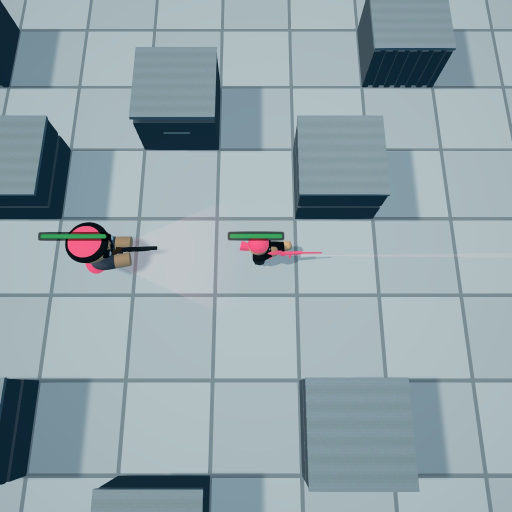
#> input picture Captures/AbilityJuice/shots/r2/windup/f0069.jpg, 1024 x 1024 px (shown at 1/2 size); its folder holds only this picture in this run
$ python _c2_windup_decomp.py
#> lines starting #> are read from the running program, lines starting #| are printed output that depends on the picture; after the words box and inside, x2 and y2 are one past the last pixel; in counts of white or black regions, pixels touching at a corner belong together
import numpy as np
from PIL import Image
import os

ROOT = os.path.dirname(os.path.abspath(__file__))
SH = os.path.join(ROOT, 'shots', 'r2', 'windup')
frames = sorted(f for f in os.listdir(SH) if f.endswith('.jpg'))


def lum(a):
    return 0.2126*a[..., 0] + 0.7152*a[..., 1] + 0.0722*a[..., 2]
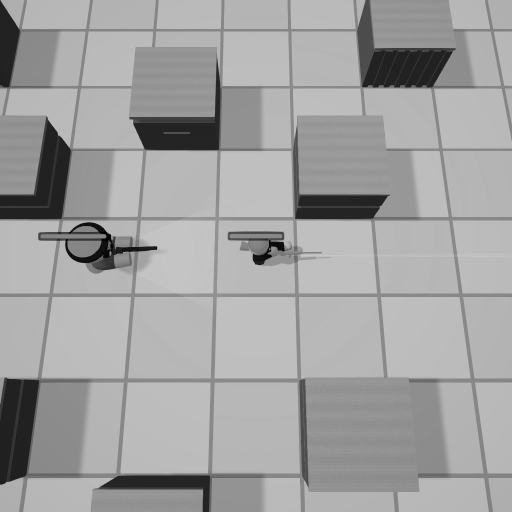
#> returned value: shape (1024, 1024) float32 (shown at 1/2 size); min 0, max 203.5, mean 161.5


def load(i):
    return np.asarray(Image.open(os.path.join(SH, frames[i])).convert('RGB')).astype(np.float32)


f0 = load(0); L0 = lum(f0)
floor = L0 > 150
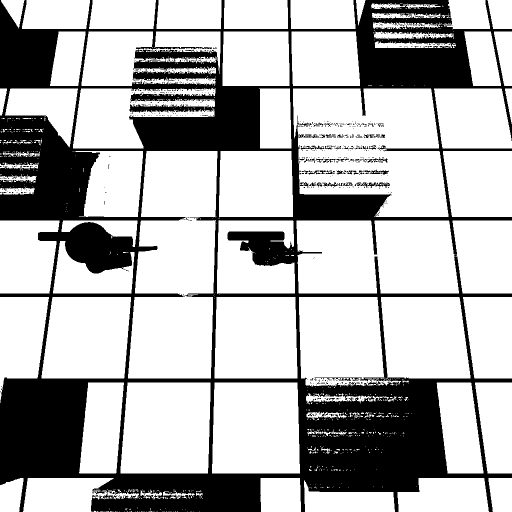
#> floor: shape (1024, 1024) bool (shown at 1/2 size); 70.1% white; 626 black regions (576 under 20 px), largest, box (x1, y1, x2, y2) and area: (0, 0, 1024, 1024) 308042, (713, 365, 780, 376) 303, (629, 755, 724, 762) 254

print("== decompose: hard plate (d<-45) vs soft halo (-45<d<-12) ==")
print("  i     t    plate%  plate_bboxWxH  plate_lum  halo%   halo_bboxWxH  halo_lum")
for i in list(range(11, 50)) + [54, 60]:
    a = load(i); d = lum(a) - L0
#> (the run stopped early here; a loop or call above may not have finished)
